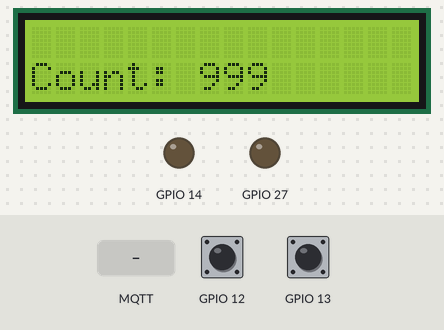
Simulated run of this sketch. Board: ESP32. Parts: 16×2 character LCD, output pins drawn as LEDs (lit = HIGH). Inputs (shaded band) come from the test bench; at power-on: GPIO 12 HIGH, GPIO 13 HIGH. WiFi joins after 1.5 s; servers stay silent unless stated; no MQTT or app messages arrive unless stated; what the sketch prints to the serial monitor is not drawn. At 15.7 s the program restarts the board; the recording ends there.

Above: at 6.0 s.
6.1 s: MQTT message "1" arrives on the second subscribed topic
At 7.6 s:
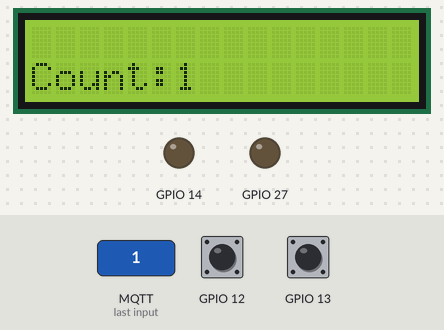
7.9 s: MQTT message "on" arrives on the third subscribed topic
At 11.7 s:
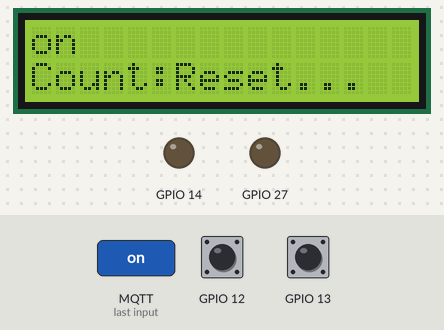
Timing chart, 0 to 13.2 s (numbered marks = the images above; inputs shaded):
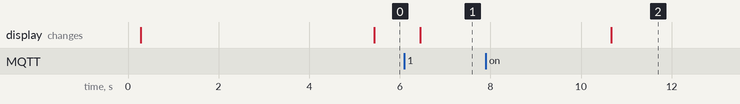

The sketch:

MQTT_III_1.ino
```cpp
//#include <LiquidCrystal_I2C.h>
#include <LiquidCrystal_PCF8574.h>

#include <WiFi.h>
#include <AsyncMqttClient.h>
LiquidCrystal_PCF8574 lcd(0x27);
#define WIFI_SSID "Wisdom-Bonus"
#define WIFI_PASSWORD "iii05076416"
//#define WIFI_SSID "Louis_Wifi"
//#define WIFI_PASSWORD "0933405819"

#define MQTT_HOST IPAddress(139, 162, 96, 124)
#define MQTT_PORT 1887

#define MQTT_TOPIC_DATETIME "datetime"
#define MQTT_TOPIC_back "III_1"
#define MQTT_TOPIC_dispatch "III_1_dispatch" //工單頻道
const char *mqttUser = "iii";
const char *mqttPassword = "iii05076416";

AsyncMqttClient mqttClient;
TimerHandle_t mqttReconnectTimer;
TimerHandle_t wifiReconnectTimer;

const char *topic = "fucker";
const char *online = "online";
const char *clientID = "III_1";
char msgBuffer[100];
char msgBuffer2[100];
String val_1 = "";
String val_2 = "";
String val_1r = "";
String val_2r = "";
String multiple_5= "";
int clickcount = 999;
int clickcount_MQTT = 999;
String dispatch ;
int check = 0;
int jk = 0;
//連上去wifi後我會做的事情 X
void connectToWifi()
{
  Serial.println("Connecting to Wi-Fi...");

  lcd.clear();
  delay(200);
  lcd.setCursor(0, 0);
  lcd.print("Connect to WIFI...");

  WiFi.begin(WIFI_SSID, WIFI_PASSWORD);
}

//我正在mqtt連線中 X
void connectToMqtt()
{
  Serial.println("Connecting to MQTT...");

  lcd.clear();
  delay(200);
  lcd.setCursor(0, 0);
  lcd.print("Connect to MQTT...");


  sprintf(msgBuffer2, "{\"deviceID\":\"%s\",\"msg\":\"off\"}", clientID);
  String msgStr2 = String(msgBuffer2);
  byte arrSize2 = msgStr2.length() + 1;
  char msg2[arrSize2];
  msgStr2.toCharArray(msg2, arrSize2);
  mqttClient.setKeepAlive(3).setWill(online, 0, false, msg2);
  mqttClient.connect();
}

//我正在wifi連線中 X
void WiFiEvent(WiFiEvent_t event)
{
  Serial.printf("[WiFi-event] event: %d\n", event);
  switch (event)
  {
  case SYSTEM_EVENT_STA_GOT_IP:
    Serial.println("WiFi connected");
    Serial.println("IP address: ");
    Serial.println(WiFi.localIP());
    // lcd.clear();
    lcd.setCursor(0, 1);
    lcd.print("WiFi Success");

    delay(1000);

    connectToMqtt();
    break;
  case SYSTEM_EVENT_STA_DISCONNECTED:
    Serial.println("WiFi lost connection");

    lcd.clear();
    lcd.setCursor(0, 0);
    lcd.print("WiFi lost connect");

    xTimerStop(mqttReconnectTimer, 0); // ensure we don't reconnect to MQTT while reconnecting to Wi-Fi
    xTimerStart(wifiReconnectTimer, 0);
    break;
  }
}

//mqtt連線成功後我會幹的事 O
void onMqttConnect(bool sessionPresent)
{
  Serial.println("Connected to MQTT.");
  Serial.print("Session present: ");
  Serial.println(sessionPresent);


  //lcd.clear();
  delay(200);
  lcd.setCursor(0, 1);
  lcd.print("Success");

  //uint16_t packetIdSub = mqttClient.subscribe(MQTT_TOPIC_SW, 2);
  uint16_t packetIdSub2 = mqttClient.subscribe(MQTT_TOPIC_DATETIME, 0);
  uint16_t packetIdSub3 = mqttClient.subscribe(MQTT_TOPIC_back, 0);
  uint16_t packetIdSub4 = mqttClient.subscribe(MQTT_TOPIC_dispatch, 0);//工單頻道

  delay(2000);

  lcd.clear();
  delay(200);
  lcd.setCursor(0, 0);
  lcd.print(dispatch);
  lcd.setCursor(0, 1);
  lcd.print("Count: " + String(clickcount));

  sprintf(msgBuffer, "{\"deviceID\":\"%s\",\"msg\":\"on\"}", clientID);
  String msgStr = String(msgBuffer);
  byte arrSize = msgStr.length() + 1;
  char msg[arrSize];
  msgStr.toCharArray(msg, arrSize);
  mqttClient.publish(online, 0, false, msg);
}

//mqtt 我斷線了 X
void onMqttDisconnect(AsyncMqttClientDisconnectReason reason)
{
  Serial.println("Disconnected from MQTT.");

  if (WiFi.isConnected())
  {
    xTimerStart(mqttReconnectTimer, 0);
  }
}

// mqtt 訂閱成功後 我會幹嘛 X
void onMqttSubscribe(uint16_t packetId, uint8_t qos)
{
  Serial.println("Subscribe acknowledged.");
  Serial.print("  packetId: ");
  Serial.println(packetId);
  Serial.print("  qos: ");
  Serial.println(qos);
}

// mqtt 取消訂閱成功後 我會幹嘛 X
void onMqttUnsubscribe(uint16_t packetId)
{
  Serial.println("Unsubscribe acknowledged.");
  Serial.print("  packetId: ");
  Serial.println(packetId);
}

// mqtt 收到訂閱的訊息後 我會幹麻 要去對應 (void onMqttConnect 這件事)
void onMqttMessage(char *topic, char *payload, AsyncMqttClientMessageProperties properties, size_t len, size_t index, size_t total)
{

  Serial.println("Publish received.");
  Serial.print("  topic: ");
  Serial.println(topic);
  Serial.print("  payload: ");


  char new_payload[len + 1];
  new_payload[len] = '\0';
  strncpy(new_payload, payload, len);
  //    Serial.println(new_payload);

  String topic_s = topic;
  String payload_s = new_payload;

  Serial.println(payload_s);
   if (topic_s == MQTT_TOPIC_dispatch) //工單頻道
  {
      dispatch=payload_s;

  }

  if (topic_s == MQTT_TOPIC_back)
  {
     if(clickcount==999){
      lcd.clear();delay(300);
      clickcount = payload_s.toInt();
      lcd.setCursor(0, 0);
      lcd.print(dispatch);
      lcd.setCursor(0, 1);
      lcd.print("Count:"+String(clickcount));
       }
     check = 0;
     clickcount = payload_s.toInt();
    clickcount_MQTT = payload_s.toInt();
     check = 1;
  };
   //delay(100);//20220222
}
// mqtt 推波成功後 我要幹嘛 X
void onMqttPublish(uint16_t packetId)
{
  // Serial.println("Publish acknowledged.");
  // Serial.print("  packetId: ");
  // Serial.println(packetId);
}

void setup()
{
  lcd.begin(16, 2);
  lcd.setBacklight(255);
  Serial.begin(921600);
  Serial.println();
pinMode(14, OUTPUT);
pinMode(27, OUTPUT);
  mqttReconnectTimer = xTimerCreate("mqttTimer", pdMS_TO_TICKS(2000), pdFALSE, (void *)0, reinterpret_cast<TimerCallbackFunction_t>(connectToMqtt));
  wifiReconnectTimer = xTimerCreate("wifiTimer", pdMS_TO_TICKS(2000), pdFALSE, (void *)0, reinterpret_cast<TimerCallbackFunction_t>(connectToWifi));

  WiFi.onEvent(WiFiEvent);


  mqttClient.onConnect(onMqttConnect);
  mqttClient.onDisconnect(onMqttDisconnect);
  mqttClient.onSubscribe(onMqttSubscribe);
  mqttClient.onUnsubscribe(onMqttUnsubscribe);
  mqttClient.onMessage(onMqttMessage);
  mqttClient.onPublish(onMqttPublish);


  mqttClient.setServer(MQTT_HOST, MQTT_PORT);
  mqttClient.setCredentials(mqttUser, mqttPassword);

  connectToWifi();
}

void loop()
{
  // mqttClient.publish(MQTT_TOPIC_TEMP, 0, true, "Hello World!!");
  val_2 = val_1;          //加
  val_1 = digitalRead(12);//加
  val_2r = val_1r;      //減
  val_1r = digitalRead(13);//減
  if (val_1r != val_2r && val_1r == "1" && check == 1)//減按下觸發
{
  clickcount = clickcount - 1;
    sprintf(msgBuffer, "{\"deviceID\":\"%s\",\"data\":%d,\"method\":\"%s\"}", clientID, clickcount,"-1");
    String msgStr = String(msgBuffer);
    Serial.println(msgBuffer);

    byte arrSize = msgStr.length() + 1;
    char msg[arrSize];
    msgStr.toCharArray(msg, arrSize);
    mqttClient.publish(topic, 0, false, msg);
}
if (val_1r != val_2r && val_1r == "0" && check == 1)//減彈起觸發
{

  lcd.clear();
  //  clickcount = clickcount - 1;
  //  sprintf(msgBuffer, "{\"deviceID\":\"%s\",\"data\":%d,\"method\":\"%s\"}", clientID, clickcount,"-1");
  //  String msgStr = String(msgBuffer);
  //  Serial.println(msgBuffer);

  //  byte arrSize = msgStr.length() + 1;
  //  char msg[arrSize];
  //  msgStr.toCharArray(msg, arrSize);
  //  mqttClient.publish(topic, 0, false, msg);
    delay(200);
  lcd.setCursor(0, 0);
  lcd.print(dispatch);
  //lcd.print("ID: " + String(clientID));
  lcd.setCursor(0, 1);
  lcd.print("Count: " + String(clickcount_MQTT));//原本是-1
  jk=0;
  digitalWrite(27, HIGH);
 delay(200);
  digitalWrite(27, LOW);
}
///////////////////////////////////////////////////////////////////////////////////--------------
  if (val_1 != val_2 && val_1 == "1" && check == 1)//加按下觸發
  {
     clickcount = clickcount + 1;

    sprintf(msgBuffer, "{\"deviceID\":\"%s\",\"data\":%d,\"method\":\"%s\"}", clientID, clickcount,"+1");
    String msgStr = String(msgBuffer);
    Serial.println(msgBuffer);

    byte arrSize = msgStr.length() + 1;
    char msg[arrSize];
    msgStr.toCharArray(msg, arrSize);
    mqttClient.publish(topic, 0, false, msg);
  }
   if (val_1 != val_2 && val_1 == "0" && check == 1)//加彈起觸發
  {

    lcd.clear();
   // clickcount = clickcount + 1;

   // sprintf(msgBuffer, "{\"deviceID\":\"%s\",\"data\":%d,\"method\":\"%s\"}", clientID, clickcount,"+1");
   // String msgStr = String(msgBuffer);
   // Serial.println(msgBuffer);

   // byte arrSize = msgStr.length() + 1;
   // char msg[arrSize];
   // msgStr.toCharArray(msg, arrSize);
   // mqttClient.publish(topic, 0, false, msg);

   delay(200);
  lcd.setCursor(0, 0);
  lcd.print(dispatch);
  //lcd.print("ID: " + String(clientID));
  lcd.setCursor(0, 1);
  lcd.print("Count: " + String(clickcount_MQTT));
  jk=0;
  digitalWrite(14, HIGH);
 delay(200);
  digitalWrite(14, LOW);
  }
  if(digitalRead(12)==HIGH){jk++;}
  if(jk==60){
    //減1
    clickcount = clickcount - 1;
    sprintf(msgBuffer, "{\"deviceID\":\"%s\",\"data\":%d,\"method\":\"%s\"}", clientID, clickcount,"-1");
    String msgStr1 = String(msgBuffer);
    Serial.println(msgBuffer);

    byte arrSize1 = msgStr1.length() + 1;
    char msg1[arrSize1];
    msgStr1.toCharArray(msg1, arrSize1);
    mqttClient.publish(topic, 0, false, msg1);
    delay(500);
    //減1
  lcd.clear();
  sprintf(msgBuffer, "{\"deviceID\":\"%s\",\"msg\":\"reset\"}", clientID);
  String msgStr = String(msgBuffer);
  byte arrSize = msgStr.length() + 1;
  char msg[arrSize];
  msgStr.toCharArray(msg, arrSize);
  mqttClient.publish(online, 0, false, msg);
  lcd.setCursor(0, 0);
  lcd.print(dispatch);
  //lcd.print("ID: " + String(clientID));
  lcd.setCursor(0, 1);
  lcd.print("Count:Reset...");
  clickcount_MQTT=0;
 delay(5000);
 ESP.restart();
 jk=0;
}
  delay(100);

}
```

Measured:
- after the input at 6.1 s, the display: changes after 0.35 s (image 1)
- after the input at 7.9 s, the display: changes after 2.8 s (image 2)
